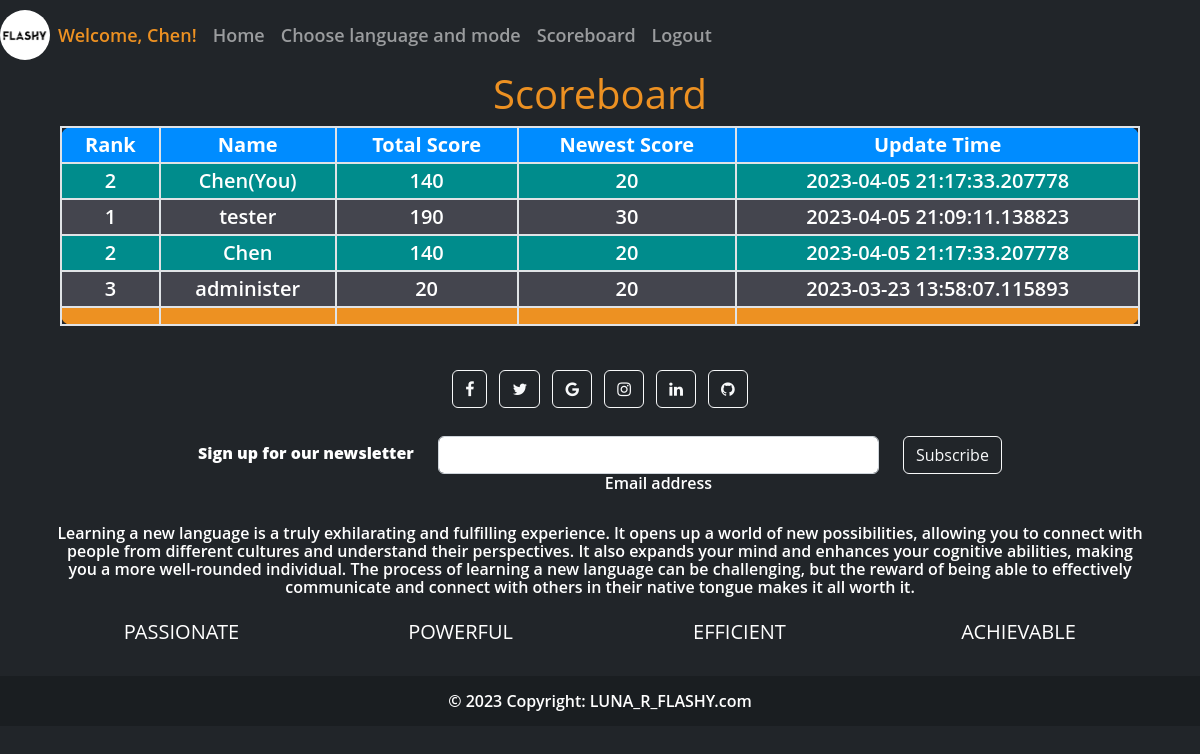
/scoreboard (signed in), run on the app's committed database.
### website/models.py (models this page shows, shortened)
class User(db.Model, UserMixin):
    id = db.Column(db.Integer, primary_key=True)
    username = db.Column(db.String(150), unique=True, nullable=False)
    email = db.Column(db.String(150))
    password = db.Column(db.String(150))
    notes= db.relationship('Note')
    scores= db.relationship('Score')

class Score(db.Model):
    id = db.Column(db.Integer, primary_key=True)
    score = db.Column(db.Integer)
    date = db.Column(db.DateTime(timezone=True), default=func.now())
    user_id = db.Column(db.Integer, db.ForeignKey('user.id'))

### website/auth.py (the view)
@auth.route('/scoreboard', methods=['GET'])
@login_required
def scoreboard():
    user_score = {"username": current_user.username, "rank": "None",
                  "total_score": "None", "newest_score": "None", "newest_time": "None"}
    all_rows = []
    rank_table = db.session.query(Score.user_id, func.sum(Score.score).label(
        "total_score")).group_by(Score.user_id).order_by(desc("total_score")).all()
    for rank, item in enumerate(rank_table):
        try:
            user = User.query.filter_by(id=item[0]).one()
        except:
            continue
        user_score_newest = Score.query.filter_by(
            user_id=user.id).order_by(Score.date.desc()).first()
        row = {"username": user.username, "rank": rank + 1,
               "total_score": item[1], "newest_score": user_score_newest.score, "newest_time": user_score_newest.date}
        if item[0] == current_user.id:
            user_score = row
        all_rows.append(row)
    return render_template('scoreboard.html', user=current_user, user_score=user_score, all_score=all_rows)

### website/__init__.py (called while the page is built)
def create_app():
    app = Flask(__name__)
    app.config['SECRET_KEY'] = 'sdfa__dskf__ljkj'
    app.config['SQLALCHEMY_DATABASE_URI'] = f'sqlite:///{DB_NAME}'
    db.init_app(app)
    from .views import views
    from .auth import auth
    app.register_blueprint(views, url_prefix='/')
    app.register_blueprint(auth, url_prefix='/')
    from .models import Note, Score, User
    with app.app_context():
        db.create_all()
    login_manager = LoginManager()
    login_manager.login_view = 'auth.login'
    login_manager.init_app(app)
    @login_manager.user_loader
    def load_user(id):
        return User.query.get(int(id))
    return app

### website/templates/scoreboard.html (shortened to what this page needs)
{% extends "base.html" %}
{% block content %}
<div class="container-fluid">
    <div class="row mx-auto scoreboard">
        <h1 style="text-align: center;">Scoreboard</h1>
    </div>
    <div class="table-responsive mx-lg-5">
        <table class="table table-dark table-striped table-lg scoreboard-table" >
          <thead>
            <tr>
              <th scope="col" style="border-radius: 10px 0 0 0;">Rank</th>
              <th scope="col">Name</th>
              <th scope="col">Total Score</th>
              <th scope="col">Newest Score</th>
              <th scope="col" style="border-radius: 0 10px 0 0;">Update Time</th>
            </tr>
          </thead>
          <tbody>
            <tr class="user-row">
                <td>{{user_score.rank}}</td>
                <td><a href="/scoreboard/look?username={{user_score.username}}">{{user_score.username}}(You)</a></td>
                <td>{{user_score.total_score}}</td>
                <td>{{user_score.newest_score}}</td>
                <td>{{user_score.newest_time}}</td>
            </tr>
            {% for score in all_score %}
            <tr {% if score.username == user_score.username %}class="user-row"{%endif%}>
                <td>{{score.rank}}</td>
                <td><a href="/scoreboard/look?username={{score.username}}">{{score.username}}</a></td>
                <td>{{score.total_score}}</td>
                <td>{{score.newest_score}}</td>
                <td>{{score.newest_time}}</td>
            </tr>
            {% endfor %}
          </tbody>
          <tfoot class="scoreboard-table-footer" >
            <td style="border-radius: 0 0 0 10px;"></td>
            <td></td>
            <td></td>
            <td></td>
            <td style="border-radius: 0 0 10px 0;"></td>
        </tfoot>
        </table>
      </div>
</div>
{% endblock %}

### website/templates/base.html (shortened to what this page needs)
<!DOCTYPE html>
<html>
  <head>
    <link href="https://cdn.jsdelivr.net/npm/bootstrap@5.2.3/dist/css/bootstrap.min.css" rel="stylesheet">
    <link rel="stylesheet" type="text/css" href="{{url_for('static', filename='style.css')}}">
    <link rel="stylesheet" href="https://cdnjs.cloudflare.com/ajax/libs/font-awesome/4.7.0/css/font-awesome.min.css">
  </head>
  <body>
    <nav class="navbar navbar-expand-lg navbar-dark bg-dark" style="height:70px; font-size: 18px; color:white;">
      <div class="collapse navbar-collapse" id="navbarNav">
        <div class="navbar-nav align-items-center" style="height: 100%;">
          {% if user.is_authenticated %}
          <img src="{{ url_for('static', filename='pics/flashy.jpg') }}" alt="Logo" width="50" height="50"  class="rounded-circle" >
          <a class="nav-item nav-link" style="color: rgb(237, 145, 34);">Welcome, {{ user.username }}!</a>
          <a class="nav-item nav-link" id="home" href="/">Home</a>
          <a class="nav-item nav-link" id="choice" href="/choose_lang_mode">Choose language and mode</a>
          <a class="nav-item nav-link" id="scoreboard" href="/scoreboard">Scoreboard</a>
          <a class="nav-item nav-link" id="logout" href="/logout">Logout</a>
          {% else %}
          <img src="{{ url_for('static', filename='pics/flashy.jpg') }}" alt="Logo" width="50" height="50"  class="rounded-circle" >
          <a class="nav-item nav-link" id="home" href="/">Home</a>
          <a class="nav-item nav-link" id="login" href="/login">Login/Sign up</a>
          {% endif %}
        </div>
      </div>
    </nav>
      {% block content %}
      {% endblock%}
    <footer class="bg-dark text-center text-white">
      <div class="container p-4">
        <section class="mb-4">
          <a class="btn btn-outline-light btn-floating m-1" href="#!" role="button"><i class="fa fa-facebook-f"></i></a>
          <a class="btn btn-outline-light btn-floating m-1" href="#!" role="button"><i class="fa fa-twitter"></i></a>
          <a class="btn btn-outline-light btn-floating m-1" href="#!" role="button"><i class="fa fa-google"></i></a>
          <a class="btn btn-outline-light btn-floating m-1" href="#!" role="button"><i class="fa fa-instagram"></i></a>
          <a class="btn btn-outline-light btn-floating m-1" href="#!" role="button"><i class="fa fa-linkedin"></i></a>
          <a class="btn btn-outline-light btn-floating m-1" href="#!" role="button"><i class="fa fa-github"></i></a>
        </section>
        <section class="">
          <form action="">
            <div class="row d-flex justify-content-center">
              <div class="col-auto">
                <p class="pt-2">
                  <strong>Sign up for our newsletter</strong>
                </p>
              </div>
              <div class="col-md-5 col-12">
                <div class="form-outline form-white mb-4">
                  <input type="email" id="form5Example2" class="form-control" />
                  <label class="form-label" for="form5Example2">Email address</label>
                </div>
              </div>
              <div class="col-auto">
                <button type="submit" class="btn btn-outline-light mb-4">Subscribe</button>
              </div>
            </div>
          </form>
        </section>
        <section class="mb-4">
          <p>
            Learning a new language is a truly exhilarating and fulfilling experience. It opens up a world of new possibilities, allowing you to connect with people from different cultures and understand their perspectives. It also expands your mind and enhances your cognitive abilities, making you a more well-rounded individual. The process of learning a new language can be challenging, but the reward of being able to effectively communicate and connect with others in their native tongue makes it all worth it.
          </p>
        </section>
        <section class="">
          <div class="row">
            <div class="col-lg-3 col-md-6 mb-4 mb-md-0"><h5 class="text-uppercase">PASSIONATE</h5></div>
            <div class="col-lg-3 col-md-6 mb-4 mb-md-0"><h5 class="text-uppercase">POWERFUL</h5></div>
            <div class="col-lg-3 col-md-6 mb-4 mb-md-0"><h5 class="text-uppercase">EFFICIENT</h5></div>
            <div class="col-lg-3 col-md-6 mb-4 mb-md-0"><h5 class="text-uppercase">ACHIEVABLE</h5></div>
          </div>
        </section>
      </div>
      <div class="text-center p-3" style="background-color: rgba(0, 0, 0, 0.2);">
        © 2023 Copyright:
        <a class="text-white" href="..">LUNA_R_FLASHY.com</a>
      </div>
    </footer>
  </body>
</html>

### website/static/style.css (style rules this page uses)
body { margin:0; color:#6a6f8c; background: rgb(33, 37, 41); font:600 16px/18px 'Open Sans',sans-serif; }
*,:after,:before { box-sizing:border-box }
a { color:inherit;text-decoration:none }
::placeholder { color: #b3b3b3; }
.note-title,.scoreboard { justify-content: center; align-items: center; }
.note-title,.scoreboard h1 { color: rgb(237, 145, 34); text-align: center; }
.scoreboard-table th { background-color: rgb(237, 145, 34); text-align: center; }
.scoreboard-table td { background-color:#44454e; text-align: center; }
.scoreboard-table-footer td { background-color: rgb(237, 145, 34) !important; }
.user-row td { --bs-table-accent-bg: rgb(0, 140, 140) !important; }
table.table-striped tr:nth-of-type(even) { background-color: #ffffff; }
table.table-striped th, table.table-striped td { border: 2px solid #e0e3e6; padding: 8px; font-size: 20px; text-align: center; vertical-align: text-bottom; }
table.table-striped th { background-color: #008cff; color: #fff; }

### data on the page
User: username "Chen", rank "2", total_score "140", newest_score "20", newest_time "2023-04-05 21:17:33.207778"
Score: newest_time "2023-04-05 21:17:33.207778"
User: rank "1", username "tester", total_score "190", newest_score "30", newest_time "2023-04-05 21:09:11.138823"
User: rank "3", username "administer", total_score "20", newest_score "20", newest_time "2023-03-23 13:58:07.115893"

### other printed values
{{ user_score.rank }} "2"
{{ user_score.total_score }} "140"
{{ user_score.newest_score }} "20"
